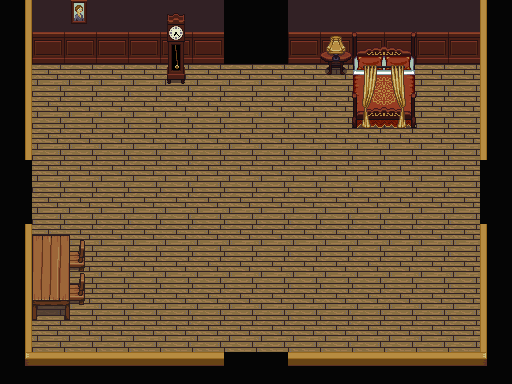

This game map was drawn from its Tiled (.tmx) file and the tilesets committed beside it. A one-line description and the full map source follow:
An orthogonal 16x12 tile map with 32x32 px tiles, 3 tile layers (Tile Layer 1, Tile Layer 2, Tile Layer 3).

<map version="1.0" tiledversion="2017.11.22" orientation="orthogonal" renderorder="right-down" width="16" height="12" tilewidth="32" tileheight="32" infinite="0" nextobjectid="1">
 <tileset firstgid="1" source="Interior1.tsx" />
 <layer name="Tile Layer 1" width="16" height="12">
  <data encoding="csv">
969,929,929,929,929,929,929,968,968,929,929,929,929,929,929,967,
969,874,874,874,874,874,874,968,968,874,874,874,874,874,874,967,
969,1610613667,1610613667,1610613667,1610613667,1610613667,1610613667,1610613667,1610613667,1610613667,1610613667,1610613667,1610613667,1610613667,1610613667,967,
969,1610613667,1610613667,1610613667,1610613667,1610613667,1610613667,1610613667,1610613667,1610613667,1610613667,1610613667,1610613667,1610613667,1610613667,967,
969,1610613667,1610613667,1610613667,1610613667,1610613667,1610613667,1610613667,1610613667,1610613667,1610613667,1610613667,1610613667,1610613667,1610613667,967,
968,1610613667,1610613667,1610613667,1610613667,1610613667,1610613667,1610613667,1610613667,1610613667,1610613667,1610613667,1610613667,1610613667,1610613667,968,
968,1610613667,1610613667,1610613667,1610613667,1610613667,1610613667,1610613667,1610613667,1610613667,1610613667,1610613667,1610613667,1610613667,1610613667,968,
969,1610613667,1610613667,1610613667,1610613667,1610613667,1610613667,1610613667,1610613667,1610613667,1610613667,1610613667,1610613667,1610613667,1610613667,967,
969,1610613667,1610613667,1610613667,1610613667,1610613667,1610613667,1610613667,1610613667,1610613667,1610613667,1610613667,1610613667,1610613667,1610613667,967,
969,1610613667,1610613667,1610613667,1610613667,1610613667,1610613667,1610613667,1610613667,1610613667,1610613667,1610613667,1610613667,1610613667,1610613667,967,
969,1610613667,1610613667,1610613667,1610613667,1610613667,1610613667,1610613667,1610613667,1610613667,1610613667,1610613667,1610613667,1610613667,1610613667,967,
966,936,936,936,936,936,936,968,968,936,936,936,936,936,936,965
</data>
 </layer>
 <layer name="Tile Layer 2" width="16" height="12">
  <data encoding="csv">
0,0,467,0,0,691,0,0,0,0,0,0,0,0,0,0,
0,0,0,0,0,723,0,0,0,0,383,29,30,0,0,0,
0,0,0,0,0,755,0,0,0,0,415,61,62,0,0,0,
0,0,0,0,0,0,0,0,0,0,0,93,94,0,0,0,
0,0,0,0,0,0,0,0,0,0,0,0,0,0,0,0,
0,0,0,0,0,0,0,0,0,0,0,0,0,0,0,0,
0,0,0,0,0,0,0,0,0,0,0,0,0,0,0,0,
0,16,17,0,0,0,0,0,0,0,0,0,0,0,0,0,
0,48,49,0,0,0,0,0,0,0,0,0,0,0,0,0,
0,80,81,0,0,0,0,0,0,0,0,0,0,0,0,0,
0,0,0,0,0,0,0,0,0,0,0,0,0,0,0,0,
0,0,0,0,0,0,0,0,0,0,0,0,0,0,0,0
</data>
 </layer>
 <layer name="Tile Layer 3" width="16" height="12">
  <data encoding="csv">
0,0,0,0,0,0,0,0,0,0,0,0,0,0,0,0,
0,0,0,0,0,0,0,0,0,0,352,0,0,0,0,0,
0,0,0,0,0,0,0,0,0,0,0,688,689,0,0,0,
0,0,0,0,0,0,0,0,0,0,0,720,721,0,0,0,
0,0,0,0,0,0,0,0,0,0,0,0,0,0,0,0,
0,0,0,0,0,0,0,0,0,0,0,0,0,0,0,0,
0,0,0,0,0,0,0,0,0,0,0,0,0,0,0,0,
0,0,0,0,0,0,0,0,0,0,0,0,0,0,0,0,
0,0,0,0,0,0,0,0,0,0,0,0,0,0,0,0,
0,0,0,0,0,0,0,0,0,0,0,0,0,0,0,0,
0,0,0,0,0,0,0,0,0,0,0,0,0,0,0,0,
0,0,0,0,0,0,0,0,0,0,0,0,0,0,0,0
</data>
 </layer>
</map>
